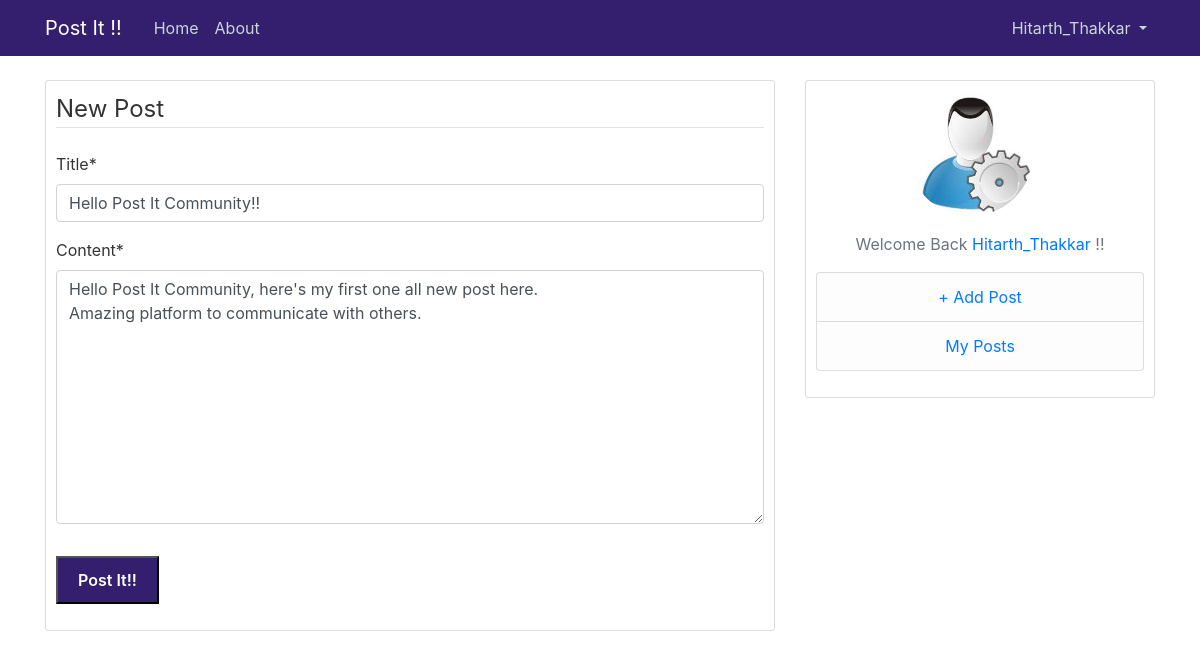
/post/14/update/ (signed in), run on the app's committed database.
### blog/models.py (models this page shows, shortened)
class Post(models.Model):
    title = models.CharField(max_length=100)
    content = models.TextField()
    date_posted = models.DateTimeField(default=timezone.now)
    author = models.ForeignKey(User, on_delete=models.CASCADE)

### users/models.py (models this page shows, shortened)
class Profile(models.Model):
    user = models.OneToOneField (User, on_delete=models.CASCADE)
    image = models.ImageField(default='default.png', upload_to='profile_pics')

### blog/views.py (the view, shortened to what this page needs)
# urls.py: path('post/<int:pk>/update/', PostUpdateView.as_view(), name='post-update'),
class PostUpdateView(LoginRequiredMixin, UserPassesTestMixin, UpdateView):
    model = Post
    fields = ['title', 'content']
    def test_func(self):
        post = self.get_object()
        if self.request.user == post.author:
            return True
        return False

### blog/templates/blog/post_form.html (shortened to what this page needs)
{% extends "blog/base.html" %}
{% load crispy_forms_tags %}
{% block content %}
    <div class="content-section">
        <form method="POST">
            <fieldset class="form-group">
                <legend class="border-bottom mb-4"> New Post</legend>
                {{ form | crispy }}
            </fieldset>
            <div class="form-group">
                <button class="register-btn" type="submit"> Post It!!</button>
            </div>
        </form>
    </div>
{% endblock content %}

### blog/templates/blog/base.html (shortened to what this page needs)
{% load static %}
<!DOCTYPE html>
<html lang="en">
<head>
    <link rel="stylesheet" href="https://cdn.jsdelivr.net/npm/bootstrap@4.4.1/dist/css/bootstrap.min.css">
    <link rel="stylesheet" href="{% static 'blog/main.css' %}">
</head>
<body>
    <header class="site-header">
        <nav class="navbar navbar-expand-md navbar-dark bg-steel fixed-top">
          <div class="container">
            <a class="navbar-brand mr-4" href="{% url 'blog-home' %}">Post It !!</a>
            <div class="collapse navbar-collapse" id="navbarToggle">
              <div class="navbar-nav mr-auto">
                <a class="nav-item nav-link" href="{% url 'blog-home' %}">Home</a>
                <a class="nav-item nav-link" href="{% url 'blog-about' %}">About</a>
              </div>
              <div class="navbar-nav">
                {% if user.is_authenticated %}
                <li class="nav-item dropdown">
                  <a class="nav-link dropdown-toggle" href="#" id="navbarDropdownMenuLink" role="button" data-toggle="dropdown" aria-haspopup="true" aria-expanded="false">
                    {{ user.username }}
                  </a>
                </li>
                {% else %}
                <a class="nav-item nav-link" href="{% url 'login' %}">Login</a>
                <a class="nav-item nav-link" href="{% url 'register' %}">Register</a>
                {% endif %}
              </div>
            </div>
          </div>
        </nav>
      </header>
    <main role="main" class="container">
        <div class="row">
          <div class="col-md-8">
            {% block content %}{% endblock %}
          </div>
          <div class="col-md-4">
            <div class="content-section">
              {% if user.is_authenticated %}
                <center><img class="rounded-circle account-img" src="{{ user.profile.image.url }}"> </center>
                <center><p class='text-muted'>Welcome Back <a href="{% url 'profile' %}">{{ user.username }} </a> !!</center>
                <ul class="list-group">
                  <li class="list-group-item list-group-item-light">
                    <center><a href="{% url 'post-create' %}" >+ Add Post</a></center>
                  </li>
                  <li class="list-group-item list-group-item-light">
                    <center><a href="{% url 'user-posts' user.username %}" >My Posts</a></center>
                  </li>
                </ul>
              {% else %}
              <h4 style = "color: #341f6f;"> &nbspPost It !! Features</h4>
              <hr>
                <p>Currently you are not logged in, You must have to login to access features of the Post It!! Platform...</p>
              </p>
              {% endif %}
            </div>
          </div>
        </div>
      </main>
</body>
</html>

### blog/static/blog/main.css (style rules this page uses)
body { background: #ffffff; color: #333333; margin-top: 5rem; }
ul { margin: 0; }
.register-btn { background-color: #341f6f; color: white; padding: 10px 20px; font-weight: 600; }
.bg-steel { background-color: #341f6f; }
.site-header .navbar-nav .nav-link { color: #cbd5db; }
.content-section { background: #ffffff; padding: 10px 10px; border: 1px solid #dddddd; border-radius: 3px; margin-bottom: 20px; }
.account-img { height: 125px; width: 125px; margin-right: 20px; margin-bottom: 16px; }

### data on the page
Post: title "Hello Post It Community!!", content "Hello Post It Community, here's my first one all new post here. Amazing platform to communicate with others."

### other printed values
{{ user.username }} "Hitarth_Thakkar"
